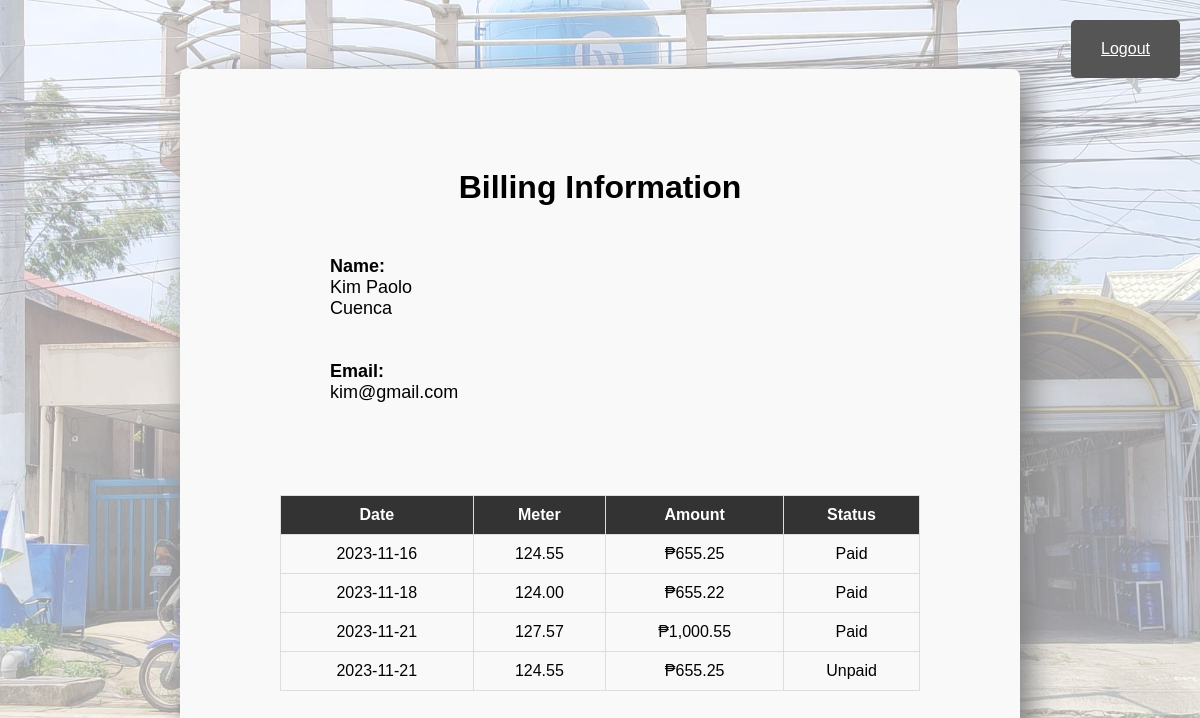
Before: /WebSys/userForm.php (signed in) with the older database file.
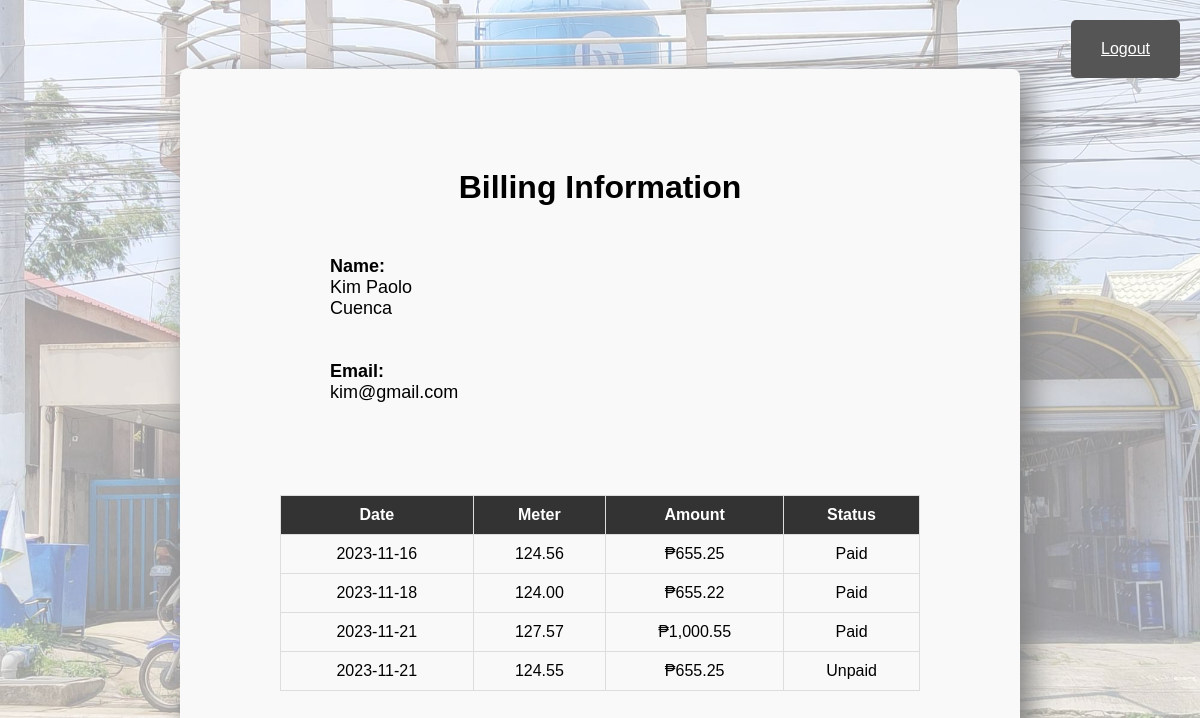
After: the same page with the newer database file.
### tables this page shows
CREATE TABLE IF NOT EXISTS `tbl_bill` (
  `BillId` int NOT NULL AUTO_INCREMENT,
  `UserID` int NOT NULL,
  `Date` date NOT NULL,
  `Meter` float NOT NULL,
  `Amount` float NOT NULL,
  `Status` varchar(10) NOT NULL,
  PRIMARY KEY (`BillId`),
  KEY `UserID_fk_Bill` (`UserID`)
);

### WebSys/php/displayuserbill.php (called while the page is built, shortened)
<?php
require "dbCon.php";
class UserBillDisplay {
    private $conn;
    public function __construct($conn) {
        $this->conn = $conn;
    }
    public function displayUserBills($userID) {
        $billData = array();
        $sqlQuery = "CALL SP_DisplayUserBill('$userID')";
        $result = $this->conn->query($sqlQuery);
        if ($result) {
            while ($row = $result->fetch_assoc()) {
                $row['Amount'] = '₱' . number_format($row['Amount'], 2);
                $row['Meter'] = number_format($row['Meter'], 2);
                $billData[] = $row;
            }
        } else {
            echo "Database query failed: " . $this->conn->error;
        }
        return $billData;
    }
}
$userBillDisplay = new UserBillDisplay($conn);
if (isset($_SESSION['UserID'])) {
    $userID = $_SESSION['UserID'];
    $billData = $userBillDisplay->displayUserBills($userID);
} else {
    header("Location: ../login.php");
    exit();
}
?>

### WebSys/userForm.php (the view, shortened to what this page needs)
<?php require "./php/authenticateaccount.php" ?>
<!DOCTYPE html>
<html lang="en">
<head>
    <link rel="stylesheet" href="./css/userForm.css">
</head>
<body>
    <div class="whole-container">
        <h1>Billing Information</h1>
        <div class="banner">
            <div class="studentInfo-text1">
                <span class="text-label" style="font-weight: bold;">Name:</span><br/>
                <span class="text-info" id="name"><?php echo $_SESSION['Name']; ?></span><br><br><br>
                <div class="studentInfo-text">
                    <span class="text-label" style="font-weight: bold;">Email:</span><br/>
                    <span class="text-info" id="email"><?php echo $_SESSION['Email']; ?></span><br><br><br>
                </div>
            </div>
        </div>
        <?php include "./php/displayuserbill.php" ?>
        <table>
            <thead>
                <tr>
                    <th>Date</th>
                    <th>Meter</th>
                    <th>Amount</th>
                    <th>Status</th>
                </tr>
            </thead>
            <tbody>
                <?php foreach ($billData as $bill) : ?>
                    <tr>
                        <td><?php echo $bill['Date']; ?></td>
                        <td><?php echo $bill['Meter']; ?></td>
                        <td><?php echo $bill['Amount']; ?></td>
                        <td><?php echo $bill['Status']; ?></td>
                    </tr>
                <?php endforeach; ?>
            </tbody>
        </table>
    </div>
    <a href="./php/logoutUser.php" class="logout-button">Logout</a>
</body>
</html>

Changed rows visible on the page:
changed tbl_bill (number 1 of 4 on the later page): Meter "124.55" → "124.56"
